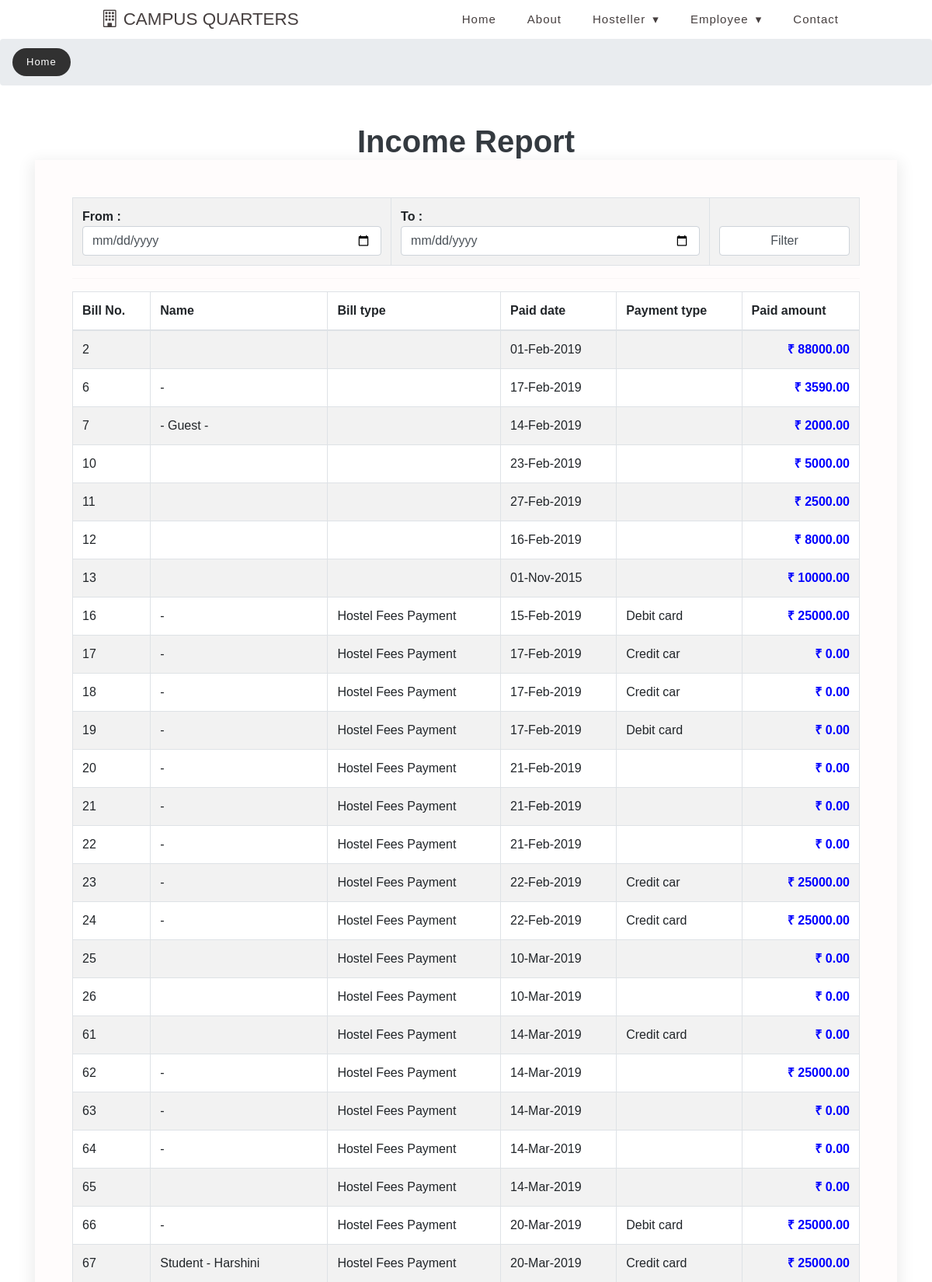
/viewbilling.php (upper part), run on the app's committed database.
### tables this page shows
CREATE TABLE `billing` (
  `billid` int(10) NOT NULL,
  `admission_id` int(10) NOT NULL,
  `guestid` int(10) NOT NULL,
  `bill_type` varchar(50) NOT NULL COMMENT 'Hostel Fees, Mess Bill, Water Electricity bill(Generates on blockwise), Mess Bill Penalty, Hostel Fees Payment, Mess Bill Payment, Water Electricity bill Payment, Mess Bill Penalty Payment, Guest Payment, Maintanance Charge, Maintanance Charge payment,',
  `paid_amt` double(10,2) NOT NULL,
  `paid_date` date NOT NULL,
  `payment_type` varchar(25) NOT NULL,
  `particulars` text NOT NULL,
  `status` varchar(10) NOT NULL
);

CREATE TABLE `hosteller` (
  `hostellerid` int(10) NOT NULL,
  `hostellertype` varchar(15) NOT NULL COMMENT 'Student, Employee, Others',
  `name` varchar(50) NOT NULL,
  `emailid` varchar(50) NOT NULL,
  `password` varchar(100) NOT NULL,
  `dob` date NOT NULL,
  `father_name` varchar(50) NOT NULL,
  `mother_name` varchar(50) NOT NULL,
  `address` text NOT NULL,
  `contact_no` varchar(15) NOT NULL,
  `status` varchar(10) NOT NULL,
  `place_belong` varchar(30) NOT NULL,
  `jee_main_rank` varchar(30) NOT NULL,
  `management_quota` varchar(30) NOT NULL,
  `ccgpa10` varchar(30) NOT NULL,
  `a12` varchar(30) NOT NULL,
  `cocurricular_activities` text NOT NULL
);

### viewbilling.php (the view, shortened to what this page needs)
<?php
include("header.php");
?>
	<div class="breadcrumb-agile">
		<ol class="breadcrumb m-0">
			<li class="breadcrumb-item">
				<a href="index.php">Home</a>
			</li>
		</ol>
	</div>
	<section class="contact-wthree py-5" id="contact">
		<div class="container">
			<div class="title text-center">
				<h3 class="title-w3 text-bl text-center font-weight-bold">Income Report</h3>
			</div>
			<div class="row">
				<div class="col-lg-12">
					<div class="contact-form-wthreelayouts">
<form method="get" action="">
	<table  class="table table-striped table-bordered">
		<tr>
			<th>From  : <input type="date" name="fdate"  class="form-control" value="<?php echo $_GET['fdate']; ?>" ></th>
			<th>To :  <input type="date" name="tdate"  class="form-control" value="<?php echo $_GET['tdate']; ?>" ></th>
			<th><br><input type="submit" name="Search" class="form-control" Value="Filter" ></th>
		</tr>
	</table>
</form>
<hr>
<table id="datatable"  class="table table-striped table-bordered">
	<thead>
		<tr>
			<th>Bill No.</th>
			<th>Name</th>
			<th>Bill type </th>
			<th>Paid date</th>
			<th>Payment type</th>
			<th>Paid amount</th>
		</tr>
	</thead>
	<tbody>
	<?php
	$sql ="SELECT * FROM billing WHERE (status='Active' OR status='Paid' )";
	$qsql = mysqli_query($con,$sql);
	while($rs = mysqli_fetch_array($qsql))
	{
		$sqlhosteller = "SELECT * FROM hosteller LEFT JOIN admission ON hosteller.hostellerid=admission.hostellerid where admission.admission_id='$rs[admission_id]'";
		$qsqlhosteller = mysqli_query($con,$sqlhosteller);
		$rshosteller = mysqli_fetch_array($qsqlhosteller);
		$sqlguest = "SELECT * FROM guest LEFT JOIN billing ON guest.guestid=billing.guestid where billing.admission_id='$rs[admission_id]'";
		$qsqlguest = mysqli_query($con,$sqlguest);
		$rsguest = mysqli_fetch_array($qsqlguest);
		echo "<tr>
			<td>$rs[billid]</td>
			<td>";
			if($rs['admission_id'] != 0)
			{
		echo $rshosteller['hostellertype'] . " - " .  $rshosteller['name'];
			}
			if($rs['guestid'] != 0)
			{
		echo " Guest - " . $rsguest['name'];
			}
		echo "</td>
			<td>$rs[bill_type]</td>
			<td>" . date("d-M-Y",strtotime($rs['paid_date'])) . " </td>
			<td>$rs[payment_type]</td>
			<th  style='text-align: right;color: blue;'>&#8377;  $rs[paid_amt]</th>
		</tr>";
	}
	?>
	</tbody>
</table>
					</div>
				</div>
			</div>
		</div>
	</section>
	<?php
	include("footer.php");
	?>

### css/style.css (style rules this page uses)
body { padding: 0; margin: 0; background: #FFF; font-family: Arial, sans-serif; }
body a, body button { transition: 0.5s all; -webkit-transition: 0.5s all; -moz-transition: 0.5s all; -o-transition: 0.5s all; -ms-transition: 0.5s all; text-decoration: none; }
html { scroll-behavior: smooth; }
h1, h2, h3, h4, h5, h6 { margin: 0; padding: 0; font-family: Arial, sans-serif; }
ul, ol { margin: 0; padding: 0; }
.text-bl { color: #343a40; }
li>a:only-child:after { content: ''; }
h3.title-w3 { font-size: 42px; }
.breadcrumb li a { color: #fff; background: #313131; padding: 8px 18px; display: inline-block; border-radius: 25px; font-size: 13px; letter-spacing: 1px; }
.contact-wthree { background: url(../images/bg5.png) repeat top; background-size: contain; -webkit-background-size: contain; -o-background-size: contain; -moz-background-size: contain; -ms-background-size: contain; }
.contact-form-wthreelayouts { padding: 3em; background: #fffcfc; box-shadow: 0px 6px 18px 5px rgba(0, 0, 0, 0.07); }
@media (max-width: 1280px) { h3.title-w3 { font-size: 40px; } }

### data on the page
billing: billid "2", paid_date "01-Feb-2019", paid_amt "88000.00"
billing: billid "6", paid_date "17-Feb-2019", paid_amt "3590.00"
billing: billid "7", paid_date "14-Feb-2019", paid_amt "2000.00"
billing: billid "10", paid_date "23-Feb-2019", paid_amt "5000.00"
billing: billid "11", paid_date "27-Feb-2019", paid_amt "2500.00"
billing: billid "12", paid_date "16-Feb-2019", paid_amt "8000.00"
billing: billid "13", paid_date "01-Nov-2015", paid_amt "10000.00"
billing: billid "16", bill_type "Hostel Fees Payment", paid_date "15-Feb-2019", payment_type "Debit card", paid_amt "25000.00"
billing: billid "17", bill_type "Hostel Fees Payment", paid_date "17-Feb-2019", payment_type "Credit car", paid_amt "0.00"
billing: billid "18", bill_type "Hostel Fees Payment", paid_date "17-Feb-2019", payment_type "Credit car", paid_amt "0.00"
billing: billid "19", bill_type "Hostel Fees Payment", paid_date "17-Feb-2019", payment_type "Debit card", paid_amt "0.00"
billing: billid "20", bill_type "Hostel Fees Payment", paid_date "21-Feb-2019", paid_amt "0.00"
billing: billid "21", bill_type "Hostel Fees Payment", paid_date "21-Feb-2019", paid_amt "0.00"
billing: billid "22", bill_type "Hostel Fees Payment", paid_date "21-Feb-2019", paid_amt "0.00"
billing: billid "23", bill_type "Hostel Fees Payment", paid_date "22-Feb-2019", payment_type "Credit car", paid_amt "25000.00"
billing: billid "24", bill_type "Hostel Fees Payment", paid_date "22-Feb-2019", payment_type "Credit card", paid_amt "25000.00"
billing: billid "25", bill_type "Hostel Fees Payment", paid_date "10-Mar-2019", paid_amt "0.00"
billing: billid "26", bill_type "Hostel Fees Payment", paid_date "10-Mar-2019", paid_amt "0.00"
billing: billid "61", bill_type "Hostel Fees Payment", paid_date "14-Mar-2019", payment_type "Credit card", paid_amt "0.00"
billing: billid "62", bill_type "Hostel Fees Payment", paid_date "14-Mar-2019", paid_amt "25000.00"
billing: billid "63", bill_type "Hostel Fees Payment", paid_date "14-Mar-2019", paid_amt "0.00"
billing: billid "64", bill_type "Hostel Fees Payment", paid_date "14-Mar-2019", paid_amt "0.00"
billing: billid "65", bill_type "Hostel Fees Payment", paid_date "14-Mar-2019", paid_amt "0.00"
billing: billid "66", bill_type "Hostel Fees Payment", paid_date "20-Mar-2019", payment_type "Debit card", paid_amt "25000.00"
billing: billid "67", hosteller.hostellertype "Student", hosteller.name "Harshini", bill_type "Hostel Fees Payment", paid_date "20-Mar-2019", payment_type "Credit card", paid_amt "25000.00"
